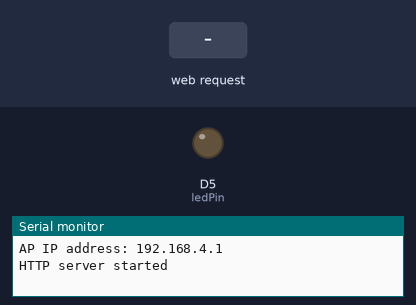
A sketch run on a simulated ESP8266 (NodeMCU). Parts: output pins drawn as LEDs (lit = HIGH), the last lines printed to the serial monitor. The test bench sets the inputs (shaded band).

Above: at 1.2 s.
1.3 s: HTTP request GET /on received
At 2.4 s:
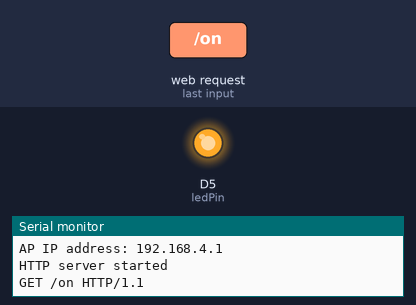
3.0 s: HTTP request GET /off received
At 3.7 s:
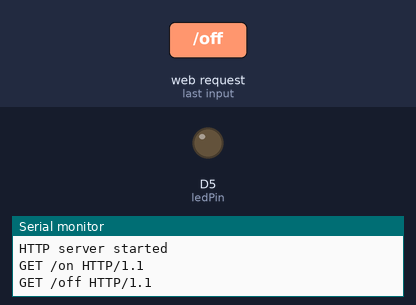
Timing chart, 0 to 6.0 s (numbered marks = the images above; inputs shaded):
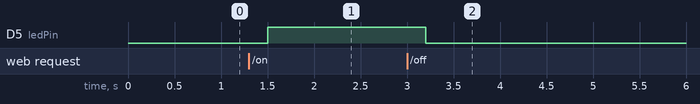

The sketch:

esp_button_led_receiver.ino
```cpp
#include<ESP8266WiFi.h>
#include "user_interface.h"
#include <WiFiClient.h>
#include <ESP8266WebServer.h>
// WiFi Definitions
const char *ssid      = "Switch";
const char *password  = "123456789";
int val;
String lastReq;

int ledPin = D5; // GPIO 2
WiFiServer server(80);

void setup() {
  Serial.begin(115200);
  delay(10);
  pinMode(ledPin, OUTPUT);
  digitalWrite(ledPin, LOW); // turn on

  WiFi.mode(WIFI_AP);
  WiFi.softAP(ssid, password, 1, false);
  IPAddress myIP = WiFi.softAPIP();
  Serial.print("AP IP address: ");
  Serial.println(myIP);
  server.begin();
  Serial.println("HTTP server started");
}

void loop() {
  //************Check if client has connected***************************

  WiFiClient client = server.available();

  if (client) {
    // Read the request line
    String msg = client.readStringUntil('\r');
    Serial.println(msg);
    client.flush();
    delay(100);
    //********************************************************************

    int val;
    if (msg.indexOf("/off") != -1)
      val = 0;
    if (msg.indexOf("/on") != -1)
      val = 1;

    client.stop();
    delay(100);

    digitalWrite(ledPin, val);
    client.flush();
  }
  //********************************************************************

}
```

Measured:
- after the input at 1.3 s, D5 (ledPin): LOW → HIGH after 0.20 s
- after the input at 3.0 s, D5 (ledPin): HIGH → LOW after 0.20 s
